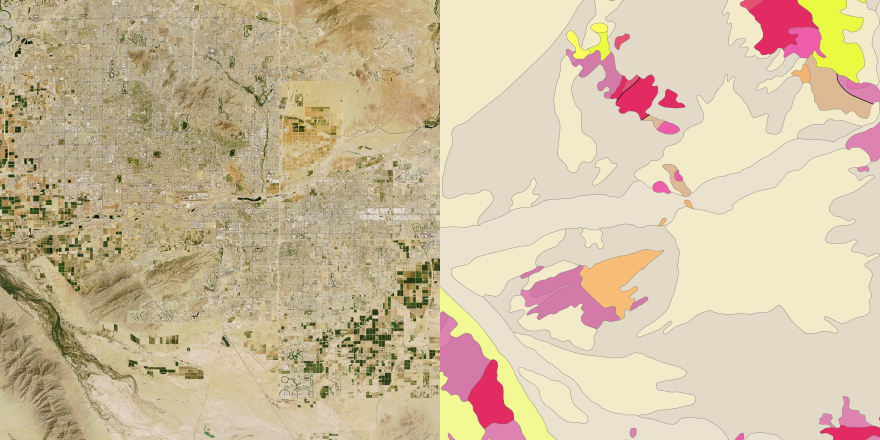
#> input picture Sat to Geo/Sprint 2/Collected_Images/DMU_Dataset/GAN_pics/Arizona_Phoenix-gan.png, 1760 x 880 px, given in place of S_New_Mexico-gan.png, which was not available (shown at 1/2 size)
$ jupyter execute --allow-errors 'Creating training, testing, and validation sets.ipynb'   (shell and % lines are left out)   (text cells are left out)
#> lines starting #> are read from the running program, lines starting #| are printed output that depends on the picture; pictures that were not available may be replaced by others from this repository, and a replacement may not be noted
[cell 1]
# Importing
import pandas as pd
import numpy as np
import matplotlib.pyplot as plt
import contextily as cx

import math

import os
import urllib.request
from PIL import Image
import cv2

import random
import skimage
import skimage.feature
import skimage.viewer
import numpy as np
import sys

[cell 2]
# Here is where you can specify what name you want to call it
data_set_name = "Split_Images_DM_Edge"

os.makedirs("Collected_Images/%s" % (data_set_name), exist_ok=True)
os.makedirs("Collected_Images/%s/test" % (data_set_name), exist_ok=True)
os.makedirs("Collected_Images/%s/val" % (data_set_name), exist_ok=True)
os.makedirs("Collected_Images/%s/train" % (data_set_name), exist_ok=True)

[cell 3]
# Seed used for this run for reproduceability
seed = random.randrange(sys.maxsize)
rand = random.Random(seed)
print("Seed used:", seed)

[cell 4]
# Name of the images that we will be using
f_set = [
    "Chihuahua_N",
    "Colorodo",
    "Idaho",
    "Mid_Nevada",
    "Mid_New_Mexico",
    "N_Colorodo",
    "New_Mexico_Franklin",
    "S_Arizona",
    "S_California",
    "S_New_Mexico",
    "S_Virginia",
    "Tennessee",
    "Texas",
    "W_New_Mexico",
    "W_Texas",
    "W_Virginia"
]

# Number of images that are going to be used for the validation set
val_p = len(f_set) // 4

[cell 5]
# Percentage of images that will be used for the testing set
test_split = 0.2

# Total number of testing and training sets
num_tt_imgs = 1200

# Total number of validation sets
num_val_imgs = 200

# The size of the subplot images that will be used for
# testing/training/validation
img_size = 256

# The size of the input image
input_size = 880

# If you want the resulting formation image to be grayscale
greyscale = False

# If you want the resulting formation image to be run through edge
# detection
edge = True

# Where to pull the GAN images from (GAN refers to Satellite images on the
# left and the corresponding Formation image on the right)
src_path = "Collected_Images/DM_Dataset/GAN_pics/"

# Save paths from the training, testing and validation sets
paths = [
    "Collected_Images/%s/train/" % (data_set_name),
    "Collected_Images/%s/test/" % (data_set_name),
    "Collected_Images/%s/val/" % (data_set_name)
]

# A total count of the number of testing and training images.
n_vals = [
    int(num_tt_imgs * (1 - test_split)),
    int(num_tt_imgs * (test_split))
]

[cell 6]
# An array containing the names of the images used for the validation set
v_set = []

# Picking out val_p random images to hold off from the original set to use
# for the validation set.
for i in range(0, val_p):
    choice = rand.randrange(0, len(f_set))
    v_set.append(f_set[choice])
    f_set.remove(f_set[choice])
#> further down, img is the input picture: PIL image 1760x880 RGB; mean R, G, B 207.3, 190.4, 160.5
#> `lft_img = img.crop((left, top, right, bottom))`:
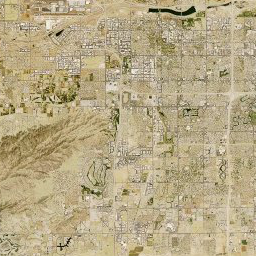
#> lft_img: PIL image 256x256 RGB; mean R, G, B 183, 169, 133.6
#> `rht_img = img.crop((left+input_size, top, right+input_size, bottom))`:
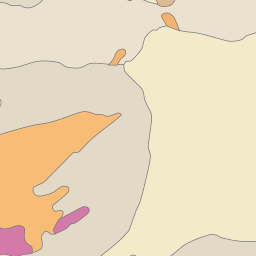
#> rht_img: PIL image 256x256 RGB; mean R, G, B 234.7, 218.5, 190.4
#> `edges = cv2.Canny(img,100,200)`:
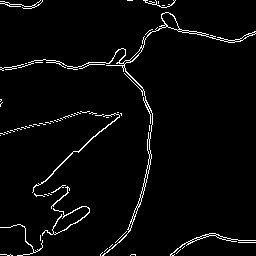
#> edges: shape (256, 256); 3.2% white in thin lines or dots
#> `joint = Image.new("RGB", (lft_img.width + rht_img.width, lft_img.heigh..`: joint: PIL image 512x256 RGB; every value is 0
#> `joint.paste(lft_img, (0,0))`:
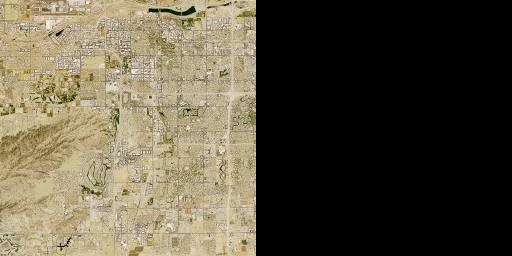
#> joint: PIL image 512x256 RGB; mean R, G, B 91.5, 84.5, 66.8
#> `joint.paste(rht_img, (lft_img.width, 0))`:
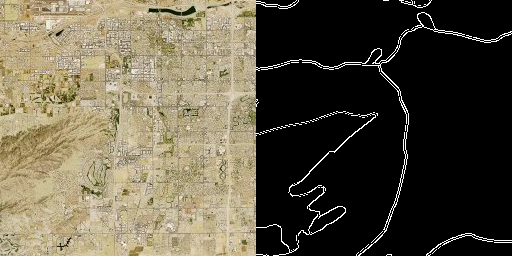
#> joint: PIL image 512x256 RGB; mean R, G, B 95.6, 88.6, 70.8
#> pass 2 of the loop `for i in range(0, num_tt_imgs):`:
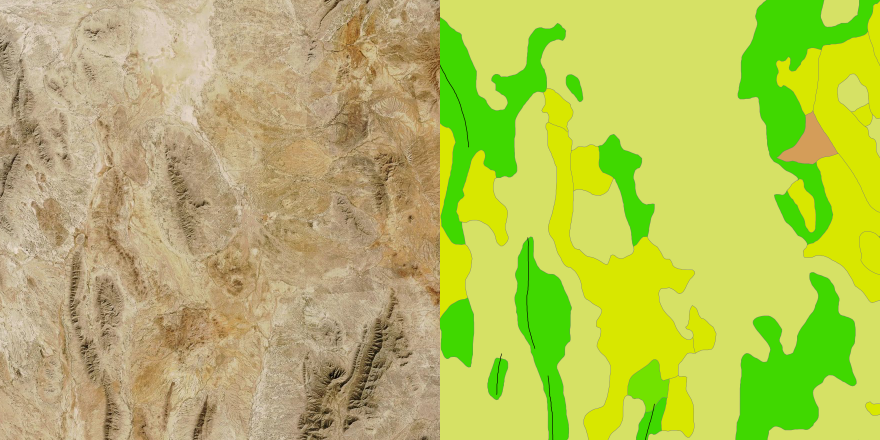
#> input picture Sat to Geo/Sprint 2/Collected_Images/DMU_Dataset/GAN_pics/Chihuahua_N-gan.png, 1760 x 880 px, given in place of N_Colorodo-gan.png, which was not available (shown at 1/2 size)
#> img is the input picture: PIL image 1760x880 RGB; mean R, G, B 180.6, 191.1, 90.3
#> img: shape (256, 256, 3)
#> `edges = cv2.Canny(img,100,200)`:
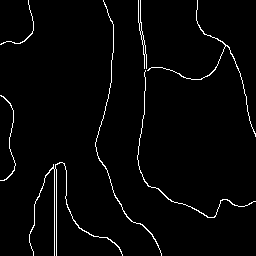
#> edges: shape (256, 256); 2.5% white in thin lines or dots
#> `joint.paste(rht_img, (lft_img.width, 0))`:
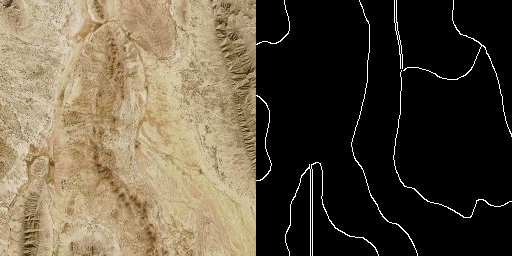
#> joint: PIL image 512x256 RGB; mean R, G, B 95.2, 84.3, 66.1

# All remaining images are used for the training and testing sets
tt_set = f_set

[cell 7]
# The Images that will make up the validation set in this notebook
v_set

[cell 8]
# The Images that will make up the testing and training set
# in this notebook
tt_set

[cell 9]
# Array of dictionaries to ensure there are no repeated plots
# But there is no protection about overlapping subplots
visited = []

#> (the rest of this cell did not finish here and is left out)

[cell 10]
visited = []
#> visited = []

#> (the rest of this cell did not finish here and is left out)
